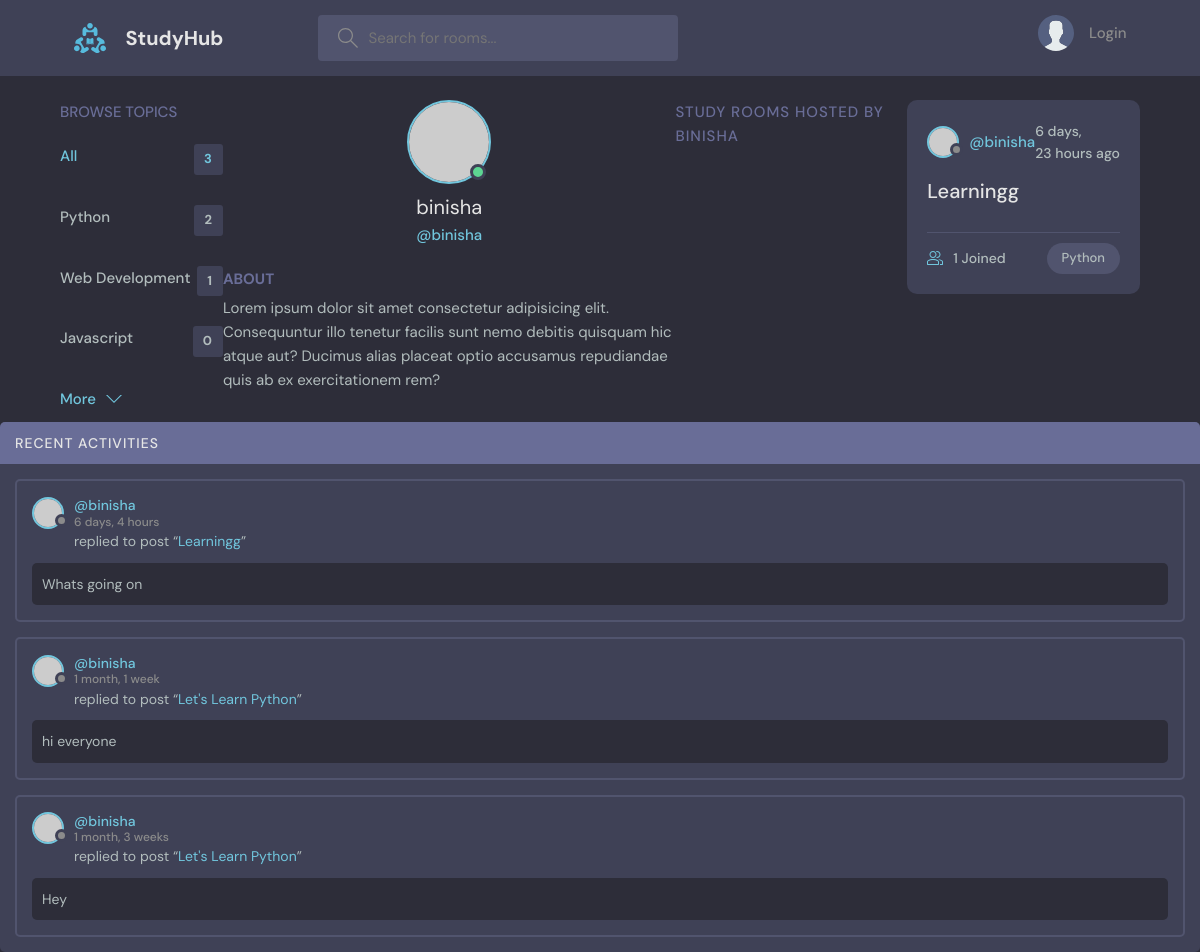
Page /profile/2/ on the earlier database version.
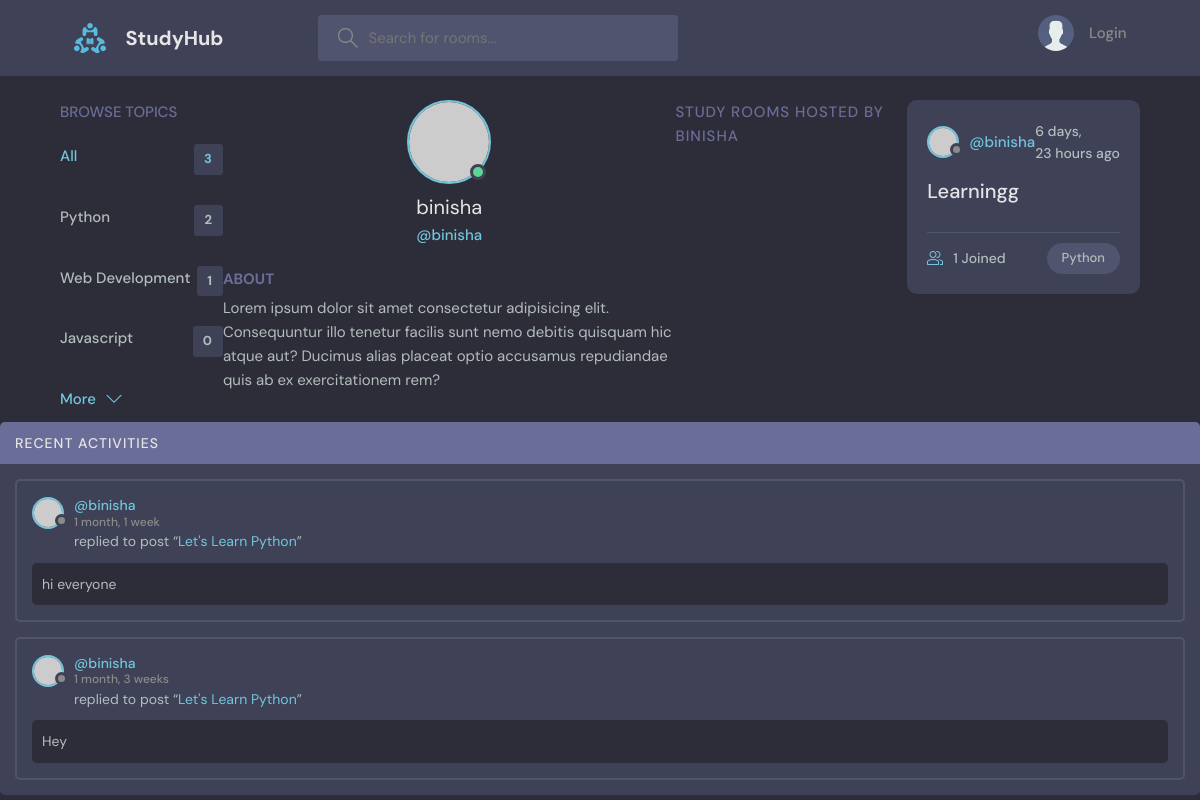
Same page on the later database version.
### base/models.py (models this page shows, shortened)
class Topic(models.Model):
    name = models.CharField(max_length=200)

class Room(models.Model):
    host = models.ForeignKey(User, on_delete=models.SET_NULL, null=True)
    topic = models.ForeignKey(Topic, on_delete=models.SET_NULL, null=True)
    name = models.CharField(max_length=200)
    description = models.TextField(null=True, blank=True)
    participants = models.ManyToManyField(User, related_name='participants', blank=True)
    updated = models.DateTimeField(auto_now=True)
    created = models.DateTimeField(auto_now_add=True)
    class Meta:
        ordering = ['-updated', '-created']
    def __str__(self):
        return self.name

class Message(models.Model):
    user = models.ForeignKey(User, on_delete=models.CASCADE)
    room = models.ForeignKey(Room, on_delete=models.CASCADE)
    body = models.TextField()
    updated = models.DateTimeField(auto_now=True)
    created = models.DateTimeField(auto_now_add=True)
    class Meta:
        ordering = ['-updated', '-created']

### base/views.py (the view)
# urls.py: path("profile/<str:pk>/", views.user_profile, name="user-profile"),
def user_profile(request, pk):
    user = User.objects.get(id=pk)
    rooms = user.room_set.all()
    room_messages = user.message_set.all()
    topics = Topic.objects.all()
    context = {'user': user, 'rooms':rooms, 'room_messages': room_messages, 'topics': topics}
    return render(request, 'base/profile.html', context)

### base/templates/base/profile.html (shortened to what this page needs)
{% extends 'main.html' %}
{% block content %}
  <main class="profile-page layout layout--3">
    <div class="container">
      {% include 'base/topics_component.html' %}
        <div class="profile">
          <div class="profile__avatar">
            <div class="avatar avatar--large active">
              <img src="https://randomuser.me/api/portraits/men/11.jpg" />
            </div>
          </div>
          <div class="profile__info">
            <h3>{{user.username}}</h3>
            <p>@{{user.username}}</p>
          </div>
          <div class="profile__about">
            <h3>About</h3>
            <p>
              Lorem ipsum dolor sit amet consectetur adipisicing elit. Consequuntur illo tenetur
              facilis sunt nemo debitis quisquam hic atque aut? Ducimus alias placeat optio
              accusamus repudiandae quis ab ex exercitationem rem?
            </p>
          </div>
        </div>
        <div class="roomList__header">
          <div>
            <h2>Study Rooms Hosted by {{user.username}}</a>
            </h2>
          </div>
        </div>
        {% include 'base/feed_component.html' %}
      </div>
      {% include 'base/activity_component.html' %}
  </main>
{% endblock content %}

### base/templates/base/topics_component.html
<div class="topics">
    <div class="topics__header">
        <h2>Browse Topics</h2>
    </div>
    <ul class="topics__list">
        <li>
            <a href="/" class="active">All <span>{{topics.count}}</span></a>
        </li>
        {% for topic in topics %}
        <li>
            <a href="{% url 'home' %}?q={{topic.name}}">{{topic.name}} <span>{{topic.room_set.all.count}}</span></a>
        </li>
        {% endfor %}
    </ul>
    <a class="btn btn--link" href="{% url 'topics' %}">
        More
        <svg version="1.1" xmlns="http://www.w3.org/2000/svg" width="32" height="32" viewBox="0 0 32 32">
            <title>chevron-down</title>
            <path d="M16 21l-13-13h-3l16 16 16-16h-3l-13 13z"></path>
        </svg>
    </a>
</div>

### base/templates/base/feed_component.html (shortened to what this page needs)
{% for room in rooms%}
<div class="roomListRoom">
    <div class="roomListRoom__header">
        <a href="{% url 'user-profile' room.host.id %}" class="roomListRoom__author">
            <div class="avatar avatar--small">
                <img src="https://randomuser.me/api/portraits/women/11.jpg" />
            </div>
            <span>@{{room.host.username}}</span>
        </a>
        <div class="roomListRoom__actions">
            <span>{{room.created|timesince}} ago</span>
        </div>
    </div>
    <div class="roomListRoom__content">
        <a href="{% url 'room' room.id %}">{{room.name}}</a>
    </div>
    <div class="roomListRoom__meta">
        <a href="{% url 'room' room.id %}" class="roomListRoom__joined">
            {{room.participants.all.count}} Joined
        </a>
        <p class="roomListRoom__topic">{{room.topic.name}}</p>
    </div>
</div>
{% endfor%}

### base/templates/base/activity_component.html (shortened to what this page needs)
<div class="activities">
    <div class="activities__header">
        <h2>Recent Activities</h2>
    </div>
    {% for message in room_messages %}
    <div class="activities__box">
        <div class="activities__boxHeader roomListRoom__header">
            <a href="{% url 'user-profile' message.user.id %}" class="roomListRoom__author">
                <div class="avatar avatar--small">
                    <img src="https://randomuser.me/api/portraits/women/11.jpg" />
                </div>
                <p>
                    @{{message.user}}
                    <span>{{message.created|timesince}}</span>
                </p>
            </a>
        </div>
        <div class="activities__boxContent">
            <p>replied to post “<a href="{% url 'room' message.room.id %}">{{message.room}}</a>”</p>
            <div class="activities__boxRoomContent">
               {{message.body}}
            </div>
        </div>
    </div>
    {% endfor %}
</div>

Differences in the rows shown:
removed Message: user "binisha", created "6 days, 4 hours", room "Learningg", body "Whats going on"
